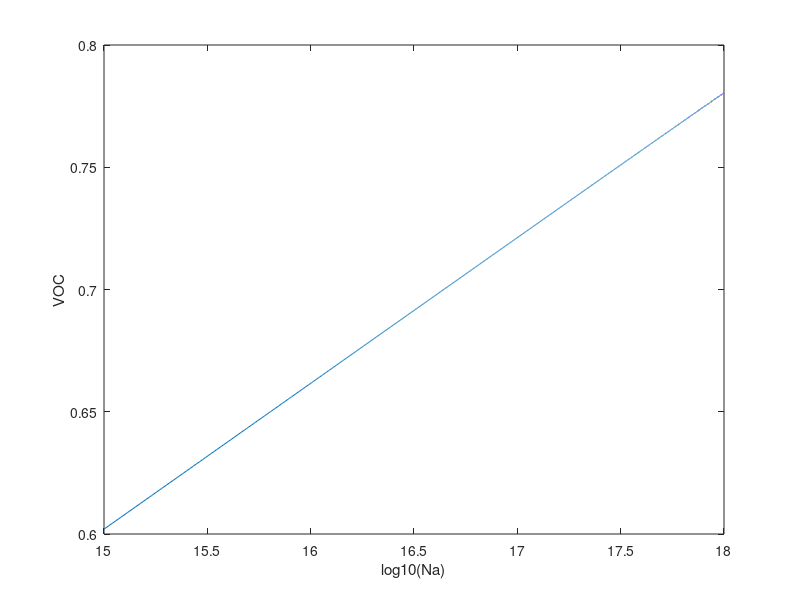

This chart was generated by the following MATLAB code:
Nd = 1e19; T = 5e-8; Dn = 225; Dp = 7; JL = 30;
e = 1.6e-19; ni = 1.5e10;
Na = 1e15:1e14:1e18;
Ln = sqrt(Dn*T); Lp = sqrt(Dp*T);
Js = e*ni^2*(Dn./(Ln*Na) + Dp/(Lp*Nd));
Voc = .0259*log(1+JL./Js);
plot(log10(Na),Voc);
xlabel('log10(Na)'); ylabel('VOC');
